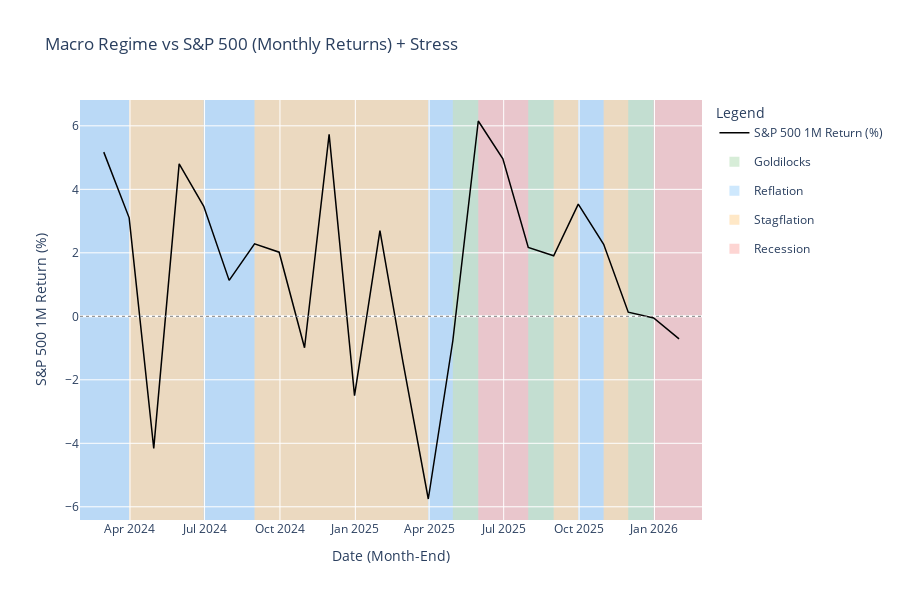

The code cell stored with this chart in its notebook:
### Code cell
# Visualization (fixed): Regime vs SPX Monthly Returns (with Stress)
import pandas as pd
import numpy as np

import yfinance as yf
import plotly.graph_objects as go
from plotly.subplots import make_subplots

# ---- 0) Validate input ----
if 'df' not in locals() or 'date' not in df.columns:
    raise RuntimeError("Please load 'df' with regime data first (must include 'date').")

viz_df = df.copy()
viz_df['date'] = pd.to_datetime(viz_df['date'])
viz_df = viz_df.sort_values('date')

# Force month-end timestamp for alignment
viz_df['date_me'] = viz_df['date'].dt.to_period('M').dt.to_timestamp('M')
viz_df = viz_df.drop_duplicates(subset=['date_me']).set_index('date_me').sort_index()

start_date_viz = viz_df.index.min()
end_date_viz = viz_df.index.max()

# ---- 1) Fetch SPX daily, convert to month-end ----
print(f"Fetching SPX (^GSPC) daily from {start_date_viz.date()} to {end_date_viz.date()}...")
spx = yf.download("^GSPC", start=start_date_viz, end=end_date_viz + pd.Timedelta(days=1), progress=False)

if spx.empty:
    raise RuntimeError("Failed to fetch SPX data from yfinance.")

# Handle MultiIndex columns if present
if isinstance(spx.columns, pd.MultiIndex):
    spx_close_daily = spx["Close"].iloc[:, 0]
else:
    spx_close_daily = spx["Close"]

spx_close_me = spx_close_daily.resample("M").last()
spx_ret_1m = spx_close_me.pct_change()  # decimal returns
spx_ret_1m.name = "spx_ret_1m"

# Align with viz_df index (month-end)
common_idx = viz_df.index.intersection(spx_ret_1m.index)
viz_df = viz_df.loc[common_idx]
spx_close_me = spx_close_me.loc[common_idx]
spx_ret_1m = spx_ret_1m.loc[common_idx]

# Stress flag robust boolean parsing
if 'stress_flag' in viz_df.columns:
    stress_bool = viz_df['stress_flag'].astype(str).str.lower().isin(['true', '1', 't', 'yes', 'y'])
else:
    stress_bool = pd.Series(False, index=viz_df.index)

# ---- 2) Plot setup (2 rows: return + optional stress_score) ----
has_stress_score = 'stress_score' in viz_df.columns

fig = make_subplots(
    rows=2 if has_stress_score else 1,
    cols=1,
    shared_xaxes=True,
    vertical_spacing=0.06,
    row_heights=[0.72, 0.28] if has_stress_score else [1.0],
    specs=[[{"secondary_y": False}], [{"secondary_y": False}]] if has_stress_score else [[{"secondary_y": False}]],
)

# ---- 3) Add monthly return line (preferred for regime eval) ----
fig.add_trace(
    go.Scatter(
        x=spx_ret_1m.index,
        y=(spx_ret_1m * 100.0),  # %
        name="S&P 500 1M Return (%)",
        line=dict(color="black", width=1.5),
    ),
    row=1, col=1
)

# Optional: add zero line
fig.add_hline(y=0, line_width=1, line_dash="dot", line_color="gray", row=1, col=1)

# ---- 4) Regime background rectangles (month-accurate) ----
regime_colors = {
    1: "rgba(76, 175, 80, 0.22)",   # Goldilocks
    2: "rgba(33, 150, 243, 0.22)",  # Reflation
    3: "rgba(255, 152, 0, 0.22)",   # Stagflation
    4: "rgba(244, 67, 54, 0.22)",   # Recession
}
regime_labels = {1: "Goldilocks", 2: "Reflation", 3: "Stagflation", 4: "Recession"}

# Legend entries for regimes (invisible)
for r_id, color in regime_colors.items():
    fig.add_trace(
        go.Scatter(
            x=[None], y=[None],
            mode="markers",
            marker=dict(size=10, color=color, symbol="square"),
            name=regime_labels.get(r_id, f"Regime {r_id}"),
            legendgroup=f"regime{r_id}",
            showlegend=True
        ),
        row=1, col=1
    )

# Create contiguous blocks of same regime
viz_df['_grp'] = (viz_df['regime_id'] != viz_df['regime_id'].shift()).cumsum()

for _, g in viz_df.groupby('_grp'):
    r_id = int(g['regime_id'].iloc[0])
    x0 = g.index.min()
    # end at next month-end + 1 day to cover the month, else too thin
    x1 = (g.index.max() + pd.offsets.MonthEnd(1))  # next month-end
    fig.add_vrect(
        x0=x0, x1=x1,
        fillcolor=regime_colors.get(r_id, "rgba(0,0,0,0.05)"),
        layer="below",
        line_width=0,
        row=1, col=1
    )
    if has_stress_score:
        fig.add_vrect(
            x0=x0, x1=x1,
            fillcolor=regime_colors.get(r_id, "rgba(0,0,0,0.05)"),
            layer="below",
            line_width=0,
            row=2, col=1
        )

# ---- 5) Stress markers on month-end (no “nearest day” needed) ----
stress_points = viz_df[stress_bool]

print(f"Found {len(stress_points)} months with stress_flag=True (out of {len(viz_df)})")

if not stress_points.empty:
    # Place marker on return line at that month
    stress_y = (spx_ret_1m.loc[stress_points.index] * 100.0)
    fig.add_trace(
        go.Scatter(
            x=stress_points.index,
            y=stress_y,
            mode="markers",
            marker=dict(size=10, color="purple", symbol="x"),
            name="Stress Flag (month-end)",
            showlegend=True
        ),
        row=1, col=1
    )

# ---- 6) Optional: stress_score panel ----
if has_stress_score:
    fig.add_trace(
        go.Scatter(
            x=viz_df.index,
            y=viz_df['stress_score'],
            name="stress_score",
            line=dict(width=1.5),
        ),
        row=2, col=1
    )
    # Threshold guide (example: 1.0)
    fig.add_hline(y=1.0, line_width=1, line_dash="dot", line_color="gray", row=2, col=1)

# ---- 7) Layout ----
fig.update_layout(
    title="Macro Regime vs S&P 500 (Monthly Returns) + Stress",
    height=750 if has_stress_score else 600,
    legend_title="Legend",
    hovermode="x unified",
)

fig.update_yaxes(title_text="S&P 500 1M Return (%)", row=1, col=1)
if has_stress_score:
    fig.update_yaxes(title_text="stress_score", row=2, col=1)

fig.update_xaxes(title_text="Date (Month-End)")

fig.show()

### Figure 1 — Plotly figure (JSON) as saved in the notebook; plotly's stock layout.template omitted (floating-point values rounded to 4 significant figures)
{"data": [{"line": {"color": "black", "width": 1.5}, "name": "S&P 500 1M Return (%)", "type": "scatter", "x": ["2024-01-31T00:00:00.000000000", "2024-02-29T00:00:00.000000000", "2024-03-31T00:00:00.000000000", "2024-04-30T00:00:00.000000000", "2024-05-31T00:00:00.000000000", "2024-06-30T00:00:00.000000000", "2024-07-31T00:00:00.000000000", "2024-08-31T00:00:00.000000000", "2024-09-30T00:00:00.000000000", "2024-10-31T00:00:00.000000000", "2024-11-30T00:00:00.000000000", "2024-12-31T00:00:00.000000000", "2025-01-31T00:00:00.000000000", "2025-02-28T00:00:00.000000000", "2025-03-31T00:00:00.000000000", "2025-04-30T00:00:00.000000000", "2025-05-31T00:00:00.000000000", "2025-06-30T00:00:00.000000000", "2025-07-31T00:00:00.000000000", "2025-08-31T00:00:00.000000000", "2025-09-30T00:00:00.000000000", "2025-10-31T00:00:00.000000000", "2025-11-30T00:00:00.000000000", "2025-12-31T00:00:00.000000000", "2026-01-31T00:00:00.000000000"], "xaxis": "x", "y": [NaN, 5.172, 3.102, -4.162, 4.802, 3.467, 1.132, 2.283, 2.02, -0.9897, 5.73, -2.499, 2.702, -1.424, -5.754, -0.7625, 6.152, 4.961, 2.167, 1.907, 3.532, 2.269, 0.13, -0.05241, -0.7105], "yaxis": "y"}, {"legendgroup": "regime1", "marker": {"color": "rgba(76, 175, 80, 0.22)", "size": 10, "symbol": "square"}, "mode": "markers", "name": "Goldilocks", "showlegend": true, "type": "scatter", "x": [null], "xaxis": "x", "y": [null], "yaxis": "y"}, {"legendgroup": "regime2", "marker": {"color": "rgba(33, 150, 243, 0.22)", "size": 10, "symbol": "square"}, "mode": "markers", "name": "Reflation", "showlegend": true, "type": "scatter", "x": [null], "xaxis": "x", "y": [null], "yaxis": "y"}, {"legendgroup": "regime3", "marker": {"color": "rgba(255, 152, 0, 0.22)", "size": 10, "symbol": "square"}, "mode": "markers", "name": "Stagflation", "showlegend": true, "type": "scatter", "x": [null], "xaxis": "x", "y": [null], "yaxis": "y"}, {"legendgroup": "regime4", "marker": {"color": "rgba(244, 67, 54, 0.22)", "size": 10, "symbol": "square"}, "mode": "markers", "name": "Recession", "showlegend": true, "type": "scatter", "x": [null], "xaxis": "x", "y": [null], "yaxis": "y"}], "layout": {"height": 600, "hovermode": "x unified", "legend": {"title": {"text": "Legend"}}, "shapes": [{"line": {"color": "gray", "dash": "dot", "width": 1}, "type": "line", "x0": 0, "x1": 1, "xref": "x domain", "y0": 0, "y1": 0, "yref": "y"}, {"fillcolor": "rgba(33, 150, 243, 0.22)", "layer": "below", "line": {"width": 0}, "type": "rect", "x0": "2024-01-31T00:00:00", "x1": "2024-03-31T00:00:00", "xref": "x", "y0": 0, "y1": 1, "yref": "y domain"}, {"fillcolor": "rgba(255, 152, 0, 0.22)", "layer": "below", "line": {"width": 0}, "type": "rect", "x0": "2024-03-31T00:00:00", "x1": "2024-06-30T00:00:00", "xref": "x", "y0": 0, "y1": 1, "yref": "y domain"}, {"fillcolor": "rgba(33, 150, 243, 0.22)", "layer": "below", "line": {"width": 0}, "type": "rect", "x0": "2024-06-30T00:00:00", "x1": "2024-08-31T00:00:00", "xref": "x", "y0": 0, "y1": 1, "yref": "y domain"}, {"fillcolor": "rgba(255, 152, 0, 0.22)", "layer": "below", "line": {"width": 0}, "type": "rect", "x0": "2024-08-31T00:00:00", "x1": "2025-03-31T00:00:00", "xref": "x", "y0": 0, "y1": 1, "yref": "y domain"}, {"fillcolor": "rgba(33, 150, 243, 0.22)", "layer": "below", "line": {"width": 0}, "type": "rect", "x0": "2025-03-31T00:00:00", "x1": "2025-04-30T00:00:00", "xref": "x", "y0": 0, "y1": 1, "yref": "y domain"}, {"fillcolor": "rgba(76, 175, 80, 0.22)", "layer": "below", "line": {"width": 0}, "type": "rect", "x0": "2025-04-30T00:00:00", "x1": "2025-05-31T00:00:00", "xref": "x", "y0": 0, "y1": 1, "yref": "y domain"}, {"fillcolor": "rgba(244, 67, 54, 0.22)", "layer": "below", "line": {"width": 0}, "type": "rect", "x0": "2025-05-31T00:00:00", "x1": "2025-07-31T00:00:00", "xref": "x", "y0": 0, "y1": 1, "yref": "y domain"}, {"fillcolor": "rgba(76, 175, 80, 0.22)", "layer": "below", "line": {"width": 0}, "type": "rect", "x0": "2025-07-31T00:00:00", "x1": "2025-08-31T00:00:00", "xref": "x", "y0": 0, "y1": 1, "yref": "y domain"}, {"fillcolor": "rgba(255, 152, 0, 0.22)", "layer": "below", "line": {"width": 0}, "type": "rect", "x0": "2025-08-31T00:00:00", "x1": "2025-09-30T00:00:00", "xref": "x", "y0": 0, "y1": 1, "yref": "y domain"}, {"fillcolor": "rgba(33, 150, 243, 0.22)", "layer": "below", "line": {"width": 0}, "type": "rect", "x0": "2025-09-30T00:00:00", "x1": "2025-10-31T00:00:00", "xref": "x", "y0": 0, "y1": 1, "yref": "y domain"}, {"fillcolor": "rgba(255, 152, 0, 0.22)", "layer": "below", "line": {"width": 0}, "type": "rect", "x0": "2025-10-31T00:00:00", "x1": "2025-11-30T00:00:00", "xref": "x", "y0": 0, "y1": 1, "yref": "y domain"}, {"fillcolor": "rgba(76, 175, 80, 0.22)", "layer": "below", "line": {"width": 0}, "type": "rect", "x0": "2025-11-30T00:00:00", "x1": "2025-12-31T00:00:00", "xref": "x", "y0": 0, "y1": 1, "yref": "y domain"}, {"fillcolor": "rgba(244, 67, 54, 0.22)", "layer": "below", "line": {"width": 0}, "type": "rect", "x0": "2025-12-31T00:00:00", "x1": "2026-02-28T00:00:00", "xref": "x", "y0": 0, "y1": 1, "yref": "y domain"}], "title": {"text": "Macro Regime vs S&P 500 (Monthly Returns) + Stress"}, "xaxis": {"anchor": "y", "domain": [0, 1], "title": {"text": "Date (Month-End)"}}, "yaxis": {"anchor": "x", "domain": [0, 1], "title": {"text": "S&P 500 1M Return (%)"}}}}
